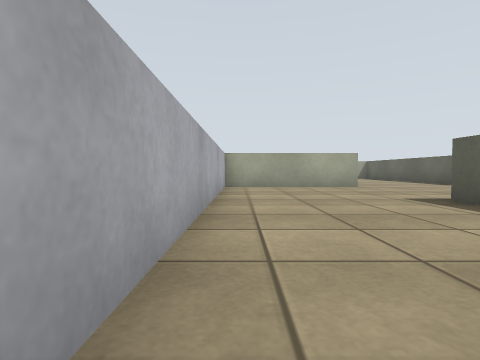
[1] (above)

22 first-person views from a walk through a world built for the Gazebo simulator. The camera is 0.1 m above the floor, tilts 2° down and sees 80° across. The floor is counted in squares, 0.2 m on a side. Each view is taken from the middle of a square. On the plan, view 1 faces up. The plan holds only what a view shows up to about 9 squares ahead; the rest is blank. Surface patterns are stand-ins for the level's own textures.

[2]
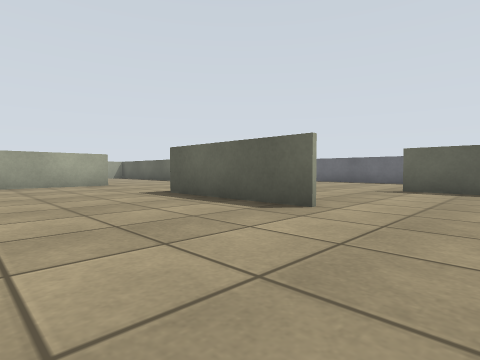

[3]
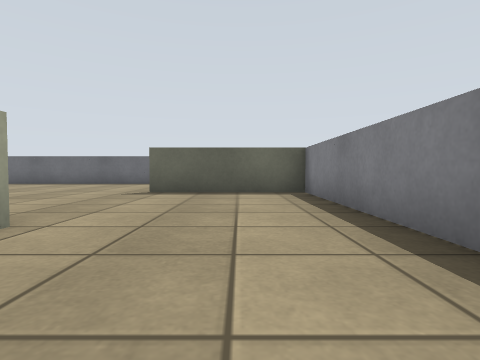

[4]
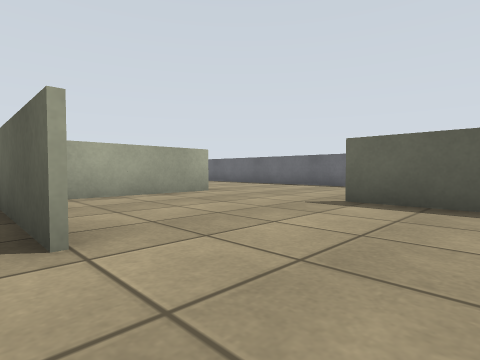

[5]
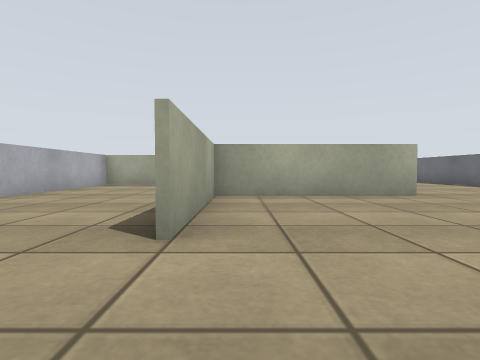

[6]
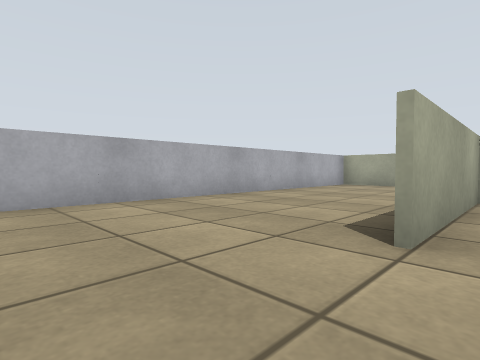

[7]
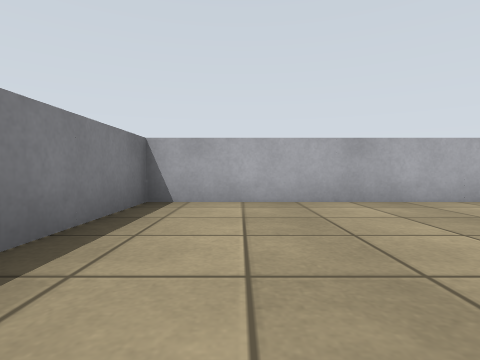

[8]
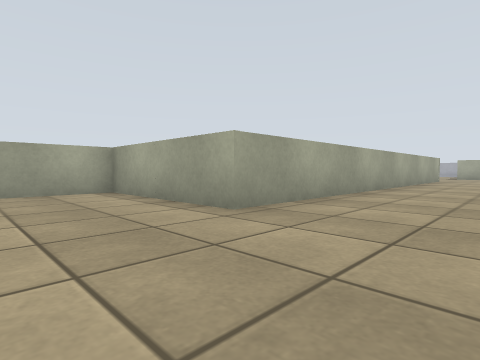

[9]
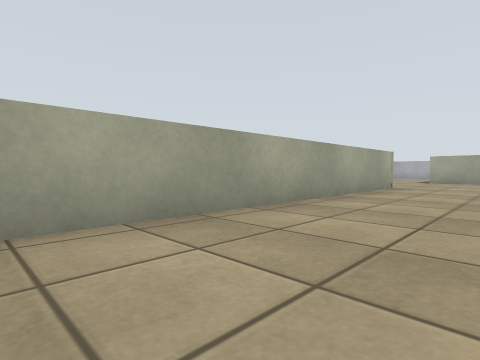

[10]
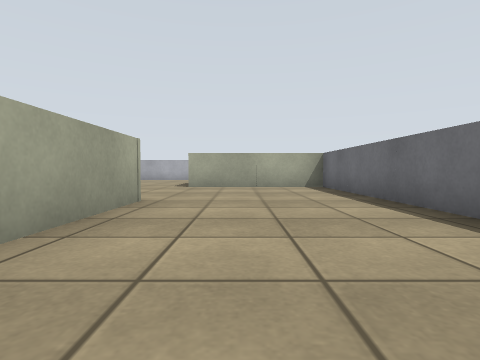

[11]
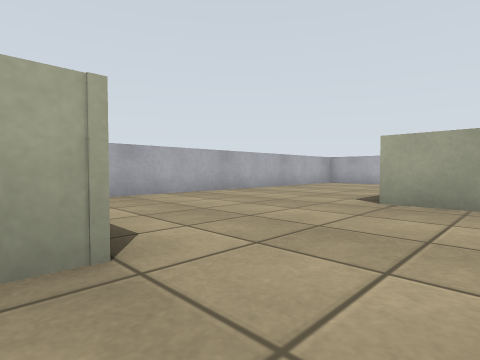

[12]
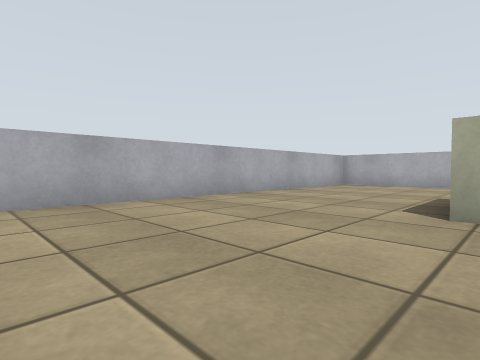

[13]
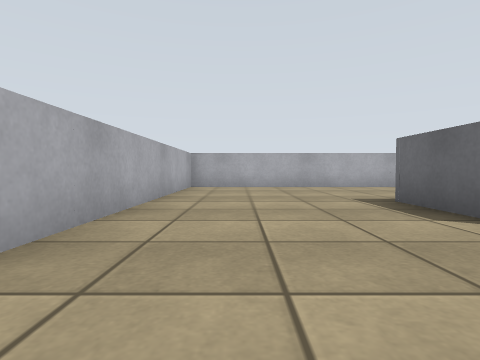

[14]
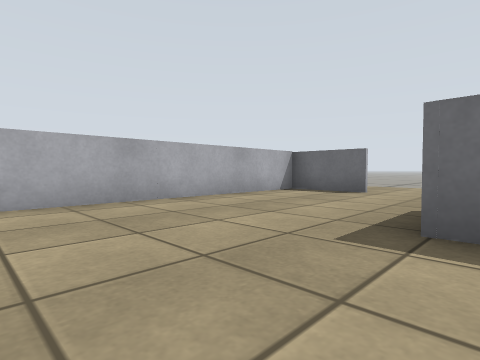

[15]
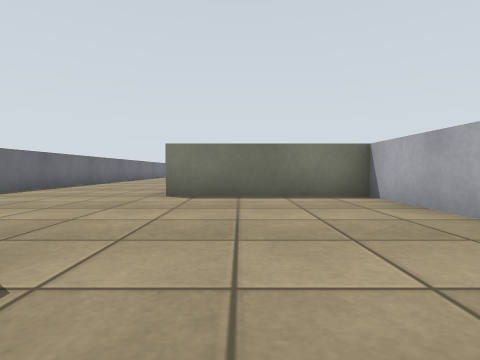

[16]
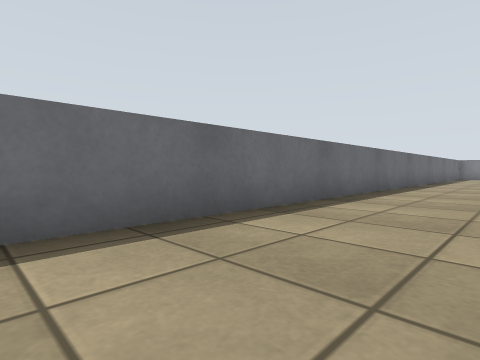

[17]
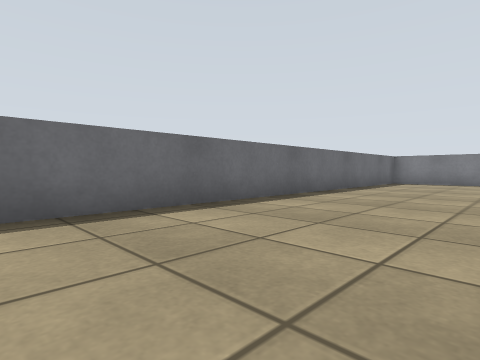

[18]
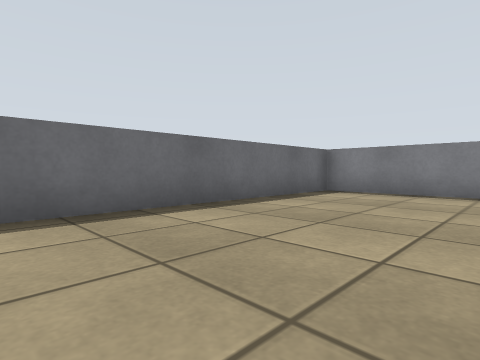

[19]
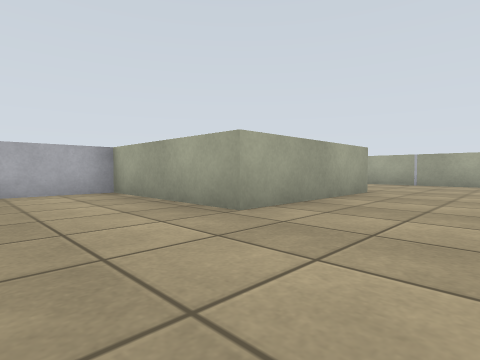

[20]
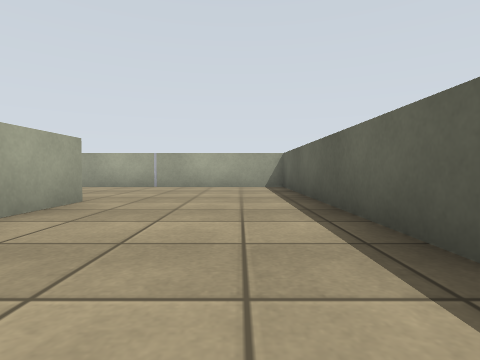

[21]
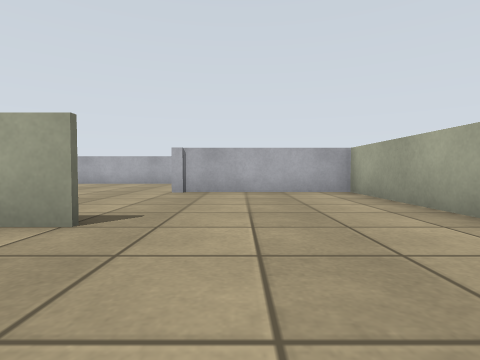

[22]
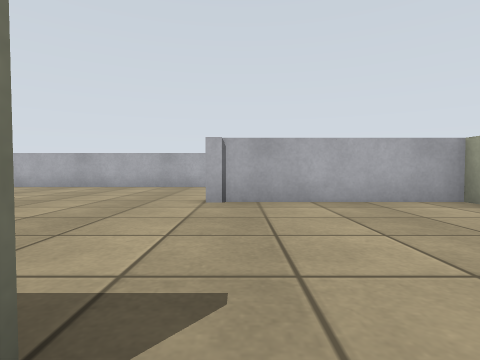

### Floor plan
Points are (right, up) in squares from view 1. A wall is a line through its corners. A room is listed if a view was taken in it or the views show most of it. See-through windows are left out.
Room 1 (views 1, 2, 3, 4)
walls: (3.4, 1) (3.4, 4.6); (2.5, 8.5) (-0.4, 8.5) (-0.4, -2.5) (3.6, -2.5)
ways out: opening at (3, 0) to room 2; opening at (3, 7) to room 5
Room 2 (views 5, 6, 7)
walls: (6.4, 4.5) (3.5, 4.5) (3.5, 1); (3.6, -2.5) (7.3, -2.5) (7.3, 1.1)
ways out: opening at (3, 0) to room 1; opening at (7, 3) to room 3
Room 3 (views 8, 9, 10, 11, 12, 13, 16, 17, 18)
walls: (3.5, 20.5) (3.5, 16.6) (7.4, 16.6) (7.4, 4.5) (6.4, 4.5); (8.5, -2.5) (11.4, -2.5) (11.4, 20.4) (7.4, 20.4)
ways out: opening at (7, 3) to room 2; opening at (5.5, 21.5) to room 4
Room 4 (views 14, 15)
walls: (7.5, 20.9) (7.5, 22.6); (11.4, 24.5) (11.4, 26.4) (3.5, 26.4) (3.5, 20.5)
ways out: opening at (5.5, 21.5) to room 3; opening at (10.5, 23.5)
Room 5 (views 19, 20, 21, 22)
walls: (3.5, 12.6) (3.5, 8.5) (2.5, 8.5); (7.3, 9.5) (7.3, 16.5) (3.6, 16.5)
ways out: opening at (3, 7) to room 1; opening at (3, 14.5) to room 6
Room 6 (no view inside)
walls: (3.6, 16.5) (-0.4, 16.5) (-0.4, 12.4)
ways out: opening at (3, 14.5) to room 5; opening at (-1, 11)

Positions as (right, up) in squares from view 1, and headings:
1: (0, 0), facing up
2: (0, -1), facing up-right
3: (1, -1), facing right
4: (3, -1), facing up-right
5: (4, -1), facing up
6: (4, -1), facing up-left
7: (4, -1), facing left
8: (10, 2), facing up-left
9: (10, 8), facing up-left
10: (9, 12), facing up
11: (9, 16), facing up-left
12: (8, 17), facing up-left
13: (5, 18), facing up
14: (5, 22), facing up-right
15: (6, 22), facing down
16: (9, 16), facing down-right
17: (8, 9), facing down-right
18: (8, 4), facing down-right
19: (6, 6), facing up-left
20: (6, 8), facing up
21: (6, 14), facing left
22: (4, 13), facing left
